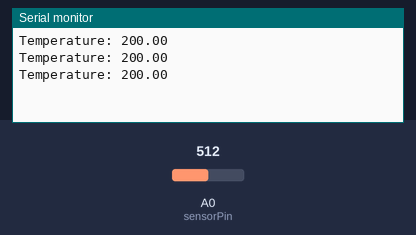
The sketch below on a simulated Arduino Uno, built with avr-gcc and run on an emulated ATmega328P. On the bench: the last lines printed to the serial monitor. The inputs (shaded band) are chosen by the test bench; at power-on: A0 (sensorPin) = 512.

Above: at 1.3 s.
1.4 s: A0 (sensorPin) set to 716
At 1.9 s:
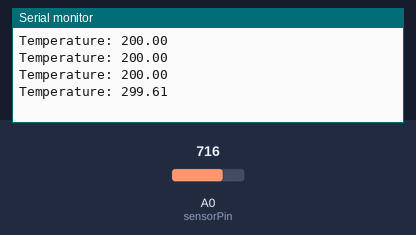
2.9 s: A0 (sensorPin) set to 900
At 3.4 s:
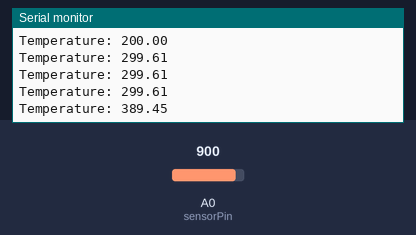
Timing chart, 0 to 5.9 s (numbered marks = the images above; inputs shaded):
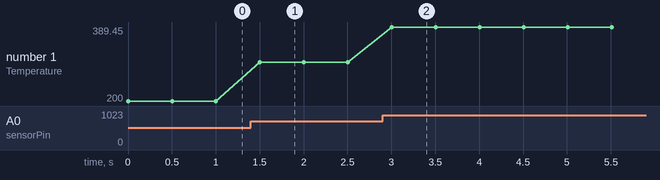

Measured:
- after the input at 1.4 s, the serial monitor: prints a new line after 0.10 s (image 1)
- after the input at 2.9 s, the serial monitor: prints a new line after 0.10 s (image 2)
- plotted number 1: 200 → 299.61 after the input at 1.4 s, 299.61 → 389.45 after the input at 2.9 s

The sketch:

Task1.1P.ino
```cpp
// Read only variables, sensor pin  and base temp
const int sensorPin = A0;
const float baseTempC = 28.0;

void setup() {
  pinMode(2, LOW);  // red pin
  pinMode(3, LOW);  // blue pin
  Serial.begin(9600);  // Begin serial reading
}

void loop() {
  // Get ADC read from sensor pin
  float sensorRead = analogRead(sensorPin);

  // Convert ADC to voltage
  float voltage = (sensorRead/1024) * 5.0;

  // Convert voltage to temp celsius
  float tempC = (voltage - 0.5) * 100;

  // Output temp value
  Serial.print("Temperature: ");
  Serial.println(tempC);

  // If temp is below baseline, turn on blue light
  if (tempC < baseTempC) {
    digitalWrite(2, LOW);
    digitalWrite(3, HIGH);
  }
  else {  // else turn on red light
    digitalWrite(3, LOW);
    digitalWrite(2, HIGH);
  }

  delay(500);  // 0.5 second delay
}
```
